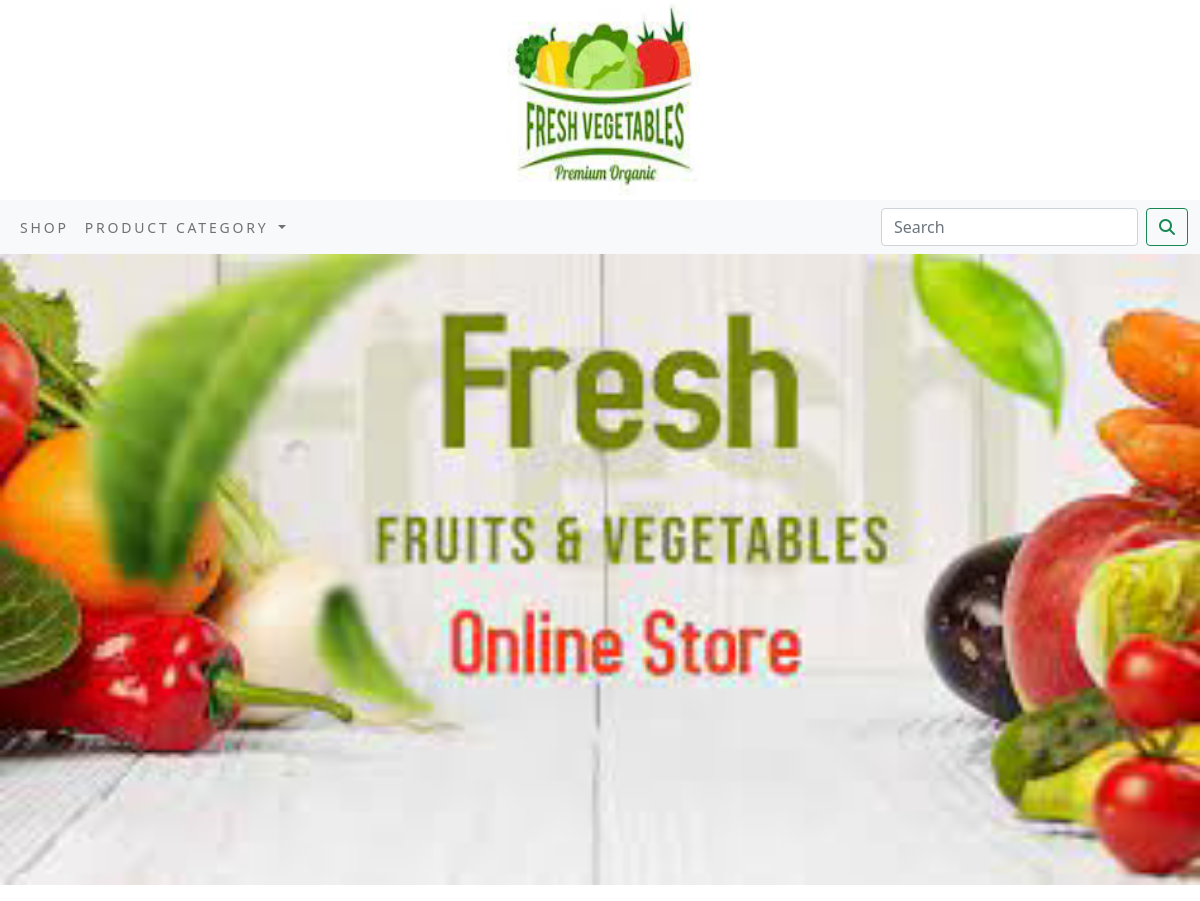
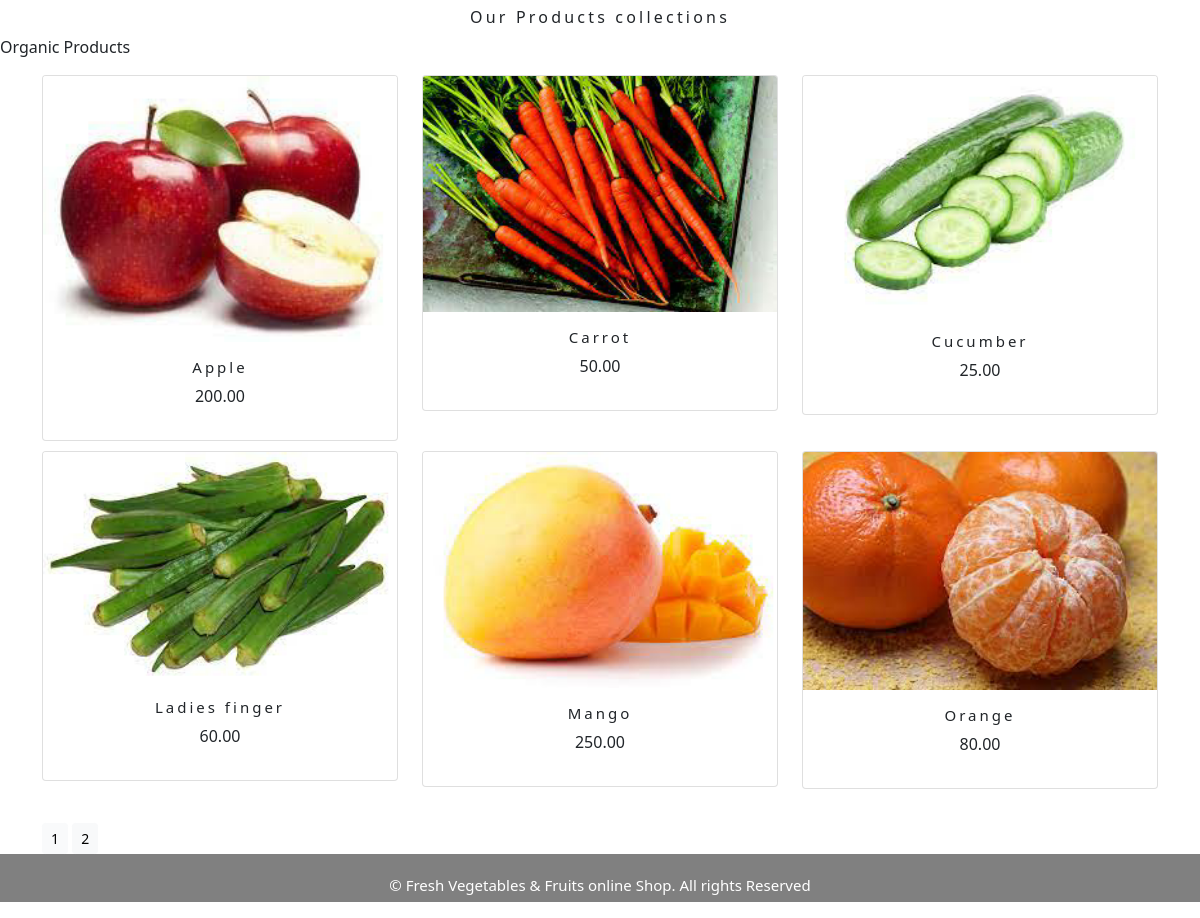
The app's page /shop/ with its own data (2 pictures, top to bottom).
### shopapp/models.py (models this page shows, shortened)
class Product(models.Model):
    name=models.CharField(max_length=250,unique=True)
    slug=models.SlugField(max_length=250,unique=True)
    description=models.TextField(blank=True)
    price=models.DecimalField(max_digits=10,decimal_places=2)
    category=models.ForeignKey(Category,on_delete=models.CASCADE)
    image=models.ImageField(upload_to='product',blank=True)
    stock=models.IntegerField()
    available=models.BooleanField(default=True)
    created=models.DateTimeField(auto_now_add=True)
    updated=models.DateTimeField(auto_now=True)
    def get_url(self):
        return reverse('shopapp:prodCatdetail',args=[self.category.slug,self.slug])
    class Meta:
        ordering=('name',)
        verbose_name='product'
        verbose_name_plural='products'

### shopapp/views.py (the view)
# urls.py: path('', views.AllProdCat,name='AllProdCat'),
def AllProdCat(request,c_slug=None):
    c_page=None
    products_list=None
    if c_slug!=None:
        c_page=get_object_or_404(Category,slug=c_slug)
        products_list=Product.objects.all().filter(category=c_page,available=True)
    else:
        products_list=Product.objects.all().filter(available=True)
    paginator=Paginator(products_list,6)
    try:
        page=int(request.GET.get('page','1'))
    except:
        page=1
    try:
        products=paginator.page(page)
    except (EmptyPage,InvalidPage):
        products=paginator.page(paginator.num_pages)
    return render(request,"category.html",{'category':c_page,'products':products})

### cart/context_processors.py (called while the page is built)
def counter(request):
    item_count=0
    if 'admin' in request.path:
        return {}
    else:
        try:
            cart=Cart.objects.filter(cart_id=_cart_id(request))
            car_items=CartItem.objects.all().filter(cart=cart[:1])
            for cart_item in car_items:
                item_count += cart_item.quantity
        except Cart.DoesNotExist:
            item_count=0
    return dict(item_count=item_count)

### cart/views.py (called while the page is built)
def _cart_id(request):
    cart=request.session.session_key
    if not cart:
        cart=request.session.create()
    return cart

### shopapp/context_processors.py (called while the page is built)
def menu_links(request):
    links= Category.objects.all()
    return dict(links=links)

### shopapp/models.py (called while the page is built)
    def get_url(self):
        return reverse('shopapp:products_by_category',args=[self.slug])

### templates/category.html (shortened to what this page needs)
{% extends 'base.html' %}
{% load static %}
{% block content %}
<div class="mx_auto">
    {% if category %}
        <img class="my_image" src="{{category.image.url}}" alt="{{category.name}}">
</div>
    <br>
<div>
        <h1 class="text-center my_title">{{category.name}}</h1>
        <p class="text-justify">{{category.description}}</p>
</div>
    {% else %}
<div>
<img class="my_image my image padding" src="{% static 'img/banner.png' %}" alt="our product" >
</div><br>
<div>
    <h1 class="text-center my_title">Our Products collections</h1>
    <p class="text-justify"> Organic Products</p>
</div>
{% endif %}
<div class="container">
    <div class="row mx_auto">
        {% for product in products.object_list %}
        <div class="my_bottom_margin col-9 col-sm-4 col-md-4  col-lg-4">
            <div class="card text-center" style="min-width:18rem;">
                <a href="{{product.get_url}}"><img class="card-img-top my_image" src="{{product.image.url}}" alt="{{product.name}}"></a>
            <div class="card-body">
                <h4>{{product.name}}</h4>
                <p>{{product.price}}</p>
            </div>
        </div>
    </div>
    {% endfor %}
</div>
    <div class="mx-auto">
        {% if products.paginator.num_pages > 1 %}
        <br>
        <div class="text_center">
            {% for pg in products.paginator.page_range %}
            <a href="?page={{pg}}" class="btn btn-light btn-sm {% if products.number == pg %} active {% endif %}">{{pg}}</a>
            {% endfor %}
        </div>
        {% endif %}
    </div>
</div>
{% endblock %}

### templates/base.html (shortened to what this page needs)
{% load static %}
<!DOCTYPE html>
<html lang="en">
<head>
    <link rel="stylesheet" href="{% static 'css/custom.css' %}">
        <link href="{% static 'css/bootstrap.min.css' %}" rel="stylesheet">
</head>
<body>
<div>
{% include 'header.html' %}
{% include 'navbar.html' %}
{% block content %}
    {% endblock %}
    </div>
{% include 'footer.html' %}
</body>
</html>

### templates/header.html
{% load static %}
<header>
    <center>
        <a href="{% url 'shopapp:AllProdCat' %}"> <img src="{% static 'img/logo.png' %}" alt="logoimage" height="200" width="200">
    </center>
</header>

### templates/navbar.html (shortened to what this page needs)
<nav class="navbar navbar-expand-lg navbar-light bg-light">
  <div class="container-fluid">
    <div class="collapse navbar-collapse" id="navbarSupportedContent">
      <ul class="navbar-nav me-auto mb-2 mb-lg-0">
        <li class="nav-item">
          <a class="nav-link" href="#">Shop</a>
        </li>
        <li class="nav-item dropdown {% if 'shop' in request.path %} active {% endif %}">
          <a class="nav-link dropdown-toggle" href="#" id="navbarDropdown" role="button" data-bs-toggle="dropdown" aria-expanded="false">
            Product Category
          </a>
        </li>
      </ul>
      <form class="d-flex" action="{% url 'search_app:SearchResult' %}" method="get">
        <input class="form-control me-2" type="search" placeholder="Search" name="q" aria-label="Search">
        <button class="btn btn-outline-success" type="submit"><i class="fa fa-search"></i></button>
      </form>
    </div>
  </div>
</nav>

### templates/footer.html
<div class="footer navbar-fixed-bottom my_footer">
    <p class="text-center">&copy; Fresh Vegetables & Fruits online Shop. All rights Reserved</p>
</div>

### static/css/custom.css (style rules this page uses)
body { font-family:'Roboto', sans-serif; }
.nav-item { letter-spacing : .2em; font-size : 14px; text-transform:uppercase; }
.my_footer { background-color:gray; height-top:5px }
.my_footer p { padding-top:20px; padding-bottom:5px; font-size:15px; color:white; }
.my_image { width:100%; height:auto%; }
.my_title { font-size:16px; text_transform:uppercase; letter-spacing:.2em }
.my_bottom_margin { margin-bottom:10px; }
.card-body h4 { font-size:15px; text_transform:uppercase; letter-spacing:.2em; }

### records on screen
Product: image (picture), name "Apple", price "200.00"
Product: image (picture), name "Carrot", price "50.00"
Product: image (picture), name "Cucumber", price "25.00"
Product: image (picture), name "Ladies finger", price "60.00"
Product: image (picture), name "Mango", price "250.00"
Product: image (picture), name "Orange", price "80.00"

### other values on screen
{{ pg }} "1" "2"
